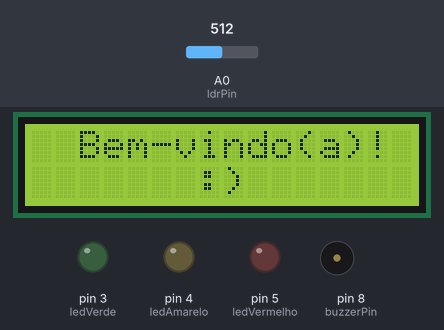
Recording of a sketch running on a simulated Arduino Uno, built with avr-gcc and run on an emulated ATmega328P. On the bench: 16×2 character LCD, output pins drawn as LEDs (lit = HIGH), buzzer (waves = sounding). The inputs (shaded band) are chosen by the test bench; at power-on: A0 (ldrPin) = 512. What the sketch prints to the serial monitor is not drawn.

Above: at 3.0 s.
At 6.1 s:
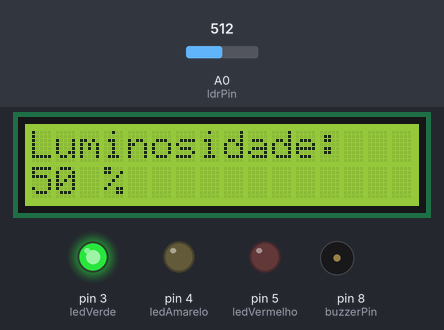
6.2 s: A0 (ldrPin) set to 533
At 7.8 s:
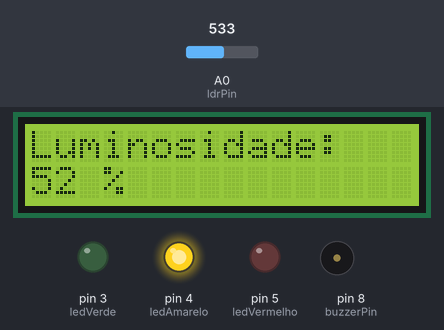
10.3 s: A0 (ldrPin) set to 767
At 11.9 s:
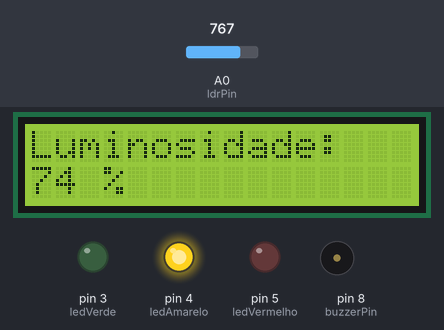
12.7 s: A0 (ldrPin) set to 795
At 14.0 s:
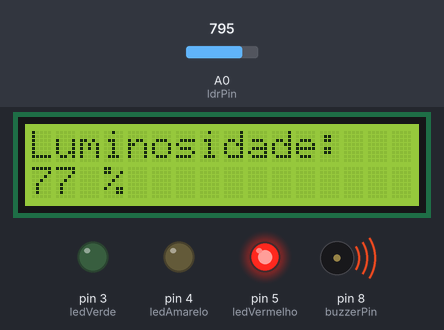
Timing chart, 0 to 15.7 s (numbered marks = the images above; inputs shaded):
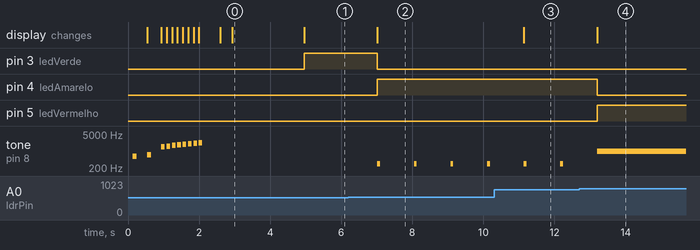

Measured:
- the behaviour switches between 521 and 522 on A0 (ldrPin) (found by bisection; images 1 and 2)
- the behaviour switches between 777 and 778 on A0 (ldrPin) (found by bisection; images 3 and 4)
- after the input at 6.2 s, pin 3 (ledVerde): HIGH → LOW after 0.82 s; pin 4 (ledAmarelo): LOW → HIGH after 0.82 s; tone on pin 8 (buzzerPin): alternates 300 Hz for 0.08 s and silent for 0.95 s, starting after 0.82 s; the display: changes after 0.82 s (image 2)
- after the input at 10.3 s, the display: changes after 0.84 s (image 3)
- after the input at 12.7 s, pin 4 (ledAmarelo): HIGH → LOW after 0.50 s; pin 5 (ledVermelho): LOW → HIGH after 0.50 s; the display: changes after 0.50 s (image 4)
- what the display in image 0 shows lasts 2.1 s, from 2.9 s to 5.0 s

The sketch:

cp1UXce.ino
```cpp
#include <Wire.h>
#include <LiquidCrystal_I2C.h>

// LCD
LiquidCrystal_I2C lcd(0x27, 16, 2);

// Pinos
const int ldrPin = A0;
const int buzzerPin = 8;
const int ledVerde = 3;
const int ledAmarelo = 4;
const int ledVermelho = 5;

// Blocos do "X"
byte X1[8] = {0b00000,0b00000,0b00000,0b10000,0b01000,0b00100,0b00010,0b00001};
byte X2[8] = {0b00000,0b00000,0b00000,0b00001,0b00010,0b00100,0b01000,0b10000};
byte X3[8] = {0b00001,0b00010,0b00100,0b01000,0b10000,0b00000,0b00000,0b00000};
byte X4[8] = {0b10000,0b01000,0b00100,0b00010,0b00001,0b00000,0b00000,0b00000};

// Blocos do "U"
byte U1[8] = {0b00000,0b00000,0b00000,0b01000,0b01000,0b01000,0b01000,0b01000};
byte U2[8] = {0b00000,0b00000,0b00000,0b00010,0b00010,0b00010,0b00010,0b00010};
byte U3[8] = {0b01000,0b01000,0b01000,0b01000,0b01000,0b00111,0b00000,0b00000};
byte U4[8] = {0b00010,0b00010,0b00010,0b00010,0b00010,0b11100,0b00000,0b00000};

void setup() {
  // LCD
  lcd.init();
  lcd.backlight();

  // Pinos
  pinMode(buzzerPin, OUTPUT);
  pinMode(ledVerde, OUTPUT);
  pinMode(ledAmarelo, OUTPUT);
  pinMode(ledVermelho, OUTPUT);
  Serial.begin(9600);

  // Caracteres personalizados
  lcd.createChar(0, U1);
  lcd.createChar(1, U2);
  lcd.createChar(2, U3);
  lcd.createChar(3, U4);
  lcd.createChar(4, X1);
  lcd.createChar(5, X2);
  lcd.createChar(6, X3);
  lcd.createChar(7, X4);

  // Animação "UX"
  lcd.setCursor(0, 0); lcd.write(byte(0));
  lcd.setCursor(1, 0); lcd.write(byte(1));
  lcd.setCursor(0, 1); lcd.write(byte(2));
  lcd.setCursor(1, 1); lcd.write(byte(3));
  tone(buzzerPin, 600, 120); // Plim mais suave // Plim
  delay(400);
  lcd.setCursor(2, 0); lcd.write(byte(4));
  lcd.setCursor(3, 0); lcd.write(byte(5));
  lcd.setCursor(2, 1); lcd.write(byte(6));
  lcd.setCursor(3, 1); lcd.write(byte(7));
  tone(buzzerPin, 700, 120); // Segundo plim // Plim
  delay(400);

  // Animação "CELLENCE"
  lcd.setCursor(5, 1); lcd.print("C"); tone(buzzerPin, 1500, 100); delay(150);
  lcd.print("E"); tone(buzzerPin, 1600, 100); delay(150);
  lcd.print("L"); tone(buzzerPin, 1700, 100); delay(150);
  lcd.print("L"); tone(buzzerPin, 1800, 100); delay(150);
  lcd.print("E"); tone(buzzerPin, 1900, 100); delay(150);
  lcd.print("N"); tone(buzzerPin, 2000, 100); delay(150);
  lcd.print("C"); tone(buzzerPin, 2100, 100); delay(150);
  lcd.print("E"); tone(buzzerPin, 2200, 100); delay(600);
  lcd.print(" *");  // Brilho à direita
  delay(300);


  // Boas-vindas
  lcd.clear();
  lcd.setCursor(0, 0);
  lcd.print("  Bem-vindo(a)!");
  lcd.setCursor(0, 1);
  lcd.print("       :)   ");
  delay(2000);
  lcd.clear();
}

void loop() {
  int valorLido = analogRead(ldrPin);
  int porcentagemLuz = map(valorLido, 0, 1023, 0, 100);

  // Monitor serial
  Serial.print("Luminosidade: ");
  Serial.print(porcentagemLuz);
  Serial.println(" %");

  // LCD
  lcd.setCursor(0, 0);
  lcd.print("Luminosidade:   ");
  lcd.setCursor(0, 1);
  lcd.print(porcentagemLuz);
  lcd.print(" %          ");

  // Reset
  digitalWrite(ledVerde, LOW);
  digitalWrite(ledAmarelo, LOW);
  digitalWrite(ledVermelho, LOW);
  noTone(buzzerPin); // Para garantir que o som anterior pare

  // Níveis de luz
  if (porcentagemLuz <= 50) {
    digitalWrite(ledVerde, HIGH); // Tudo ok
  }
  else if (porcentagemLuz > 50 && porcentagemLuz <= 75) {
    digitalWrite(ledAmarelo, HIGH); // Alerta
    tone(buzzerPin, 300, 80); // Som fraquinho
  }
  else if (porcentagemLuz > 75) {
    digitalWrite(ledVermelho, HIGH); // Perigo
    tone(buzzerPin, 1000);           // Alarme contínuo
  }

  delay(1000);
}
```
